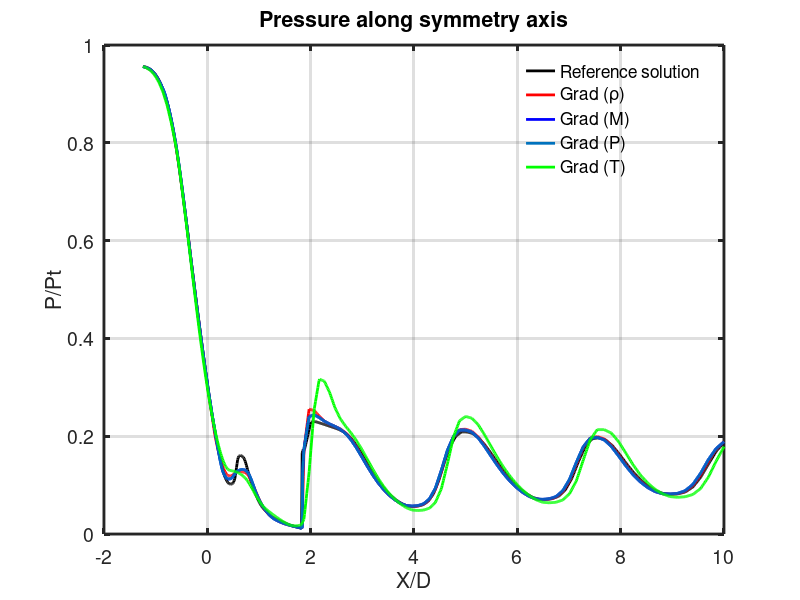

Recreate this plot in MATLAB.
% read reference solution
ref = csvread('reference/reference.csv');
ref_x = ref(:,4);
ref_x = ref_x(2:end,:);% delete useless 1st rows
ref_m = ref(:,1);
ref_m = ref_m(2:end,:);% delete useless 1st rows
ref_p = ref(:,3);
ref_p = ref_p(2:end,:); % delete useless 1st rows

%%%%%%%%%%%%%%%%%%%%%%%%%% nonideal nitrogen
%%%%%%% gradient
% read gradient of density for nonideal nitrogen
nonideal_gra_density = csvread('gradient/density.csv');
nonideal_gra_density_x = nonideal_gra_density(:,4);
nonideal_gra_density_x = nonideal_gra_density_x(2:end,:); 
nonideal_gra_density_m = nonideal_gra_density(:,1);
nonideal_gra_density_m = nonideal_gra_density_m(2:end,:); 
nonideal_gra_density_p = nonideal_gra_density(:,3);
nonideal_gra_density_p = nonideal_gra_density_p(2:end,:);

% read gradient of mach for nonideal nitrogen
nonideal_gra_mach= csvread('gradient/mach.csv');
nonideal_gra_mach_x = nonideal_gra_mach(:,4);
nonideal_gra_mach_x = nonideal_gra_mach_x(2:end,:); 
nonideal_gra_mach_m = nonideal_gra_mach(:,1);
nonideal_gra_mach_m = nonideal_gra_mach_m(2:end,:); 
nonideal_gra_mach_p = nonideal_gra_mach(:,3);
nonideal_gra_mach_p = nonideal_gra_mach_p(2:end,:);

% read gradient of p for nonideal nitrogen
nonideal_gra_p= csvread('gradient/p.csv');
nonideal_gra_p_x = nonideal_gra_p(:,4);
nonideal_gra_p_x = nonideal_gra_p_x(2:end,:); 
nonideal_gra_p_m = nonideal_gra_p(:,1);
nonideal_gra_p_m = nonideal_gra_p_m(2:end,:); 
nonideal_gra_p_p = nonideal_gra_p(:,3);
nonideal_gra_p_p = nonideal_gra_p_p(2:end,:);

% read gradient of T for nonideal nitrogen
nonideal_gra_t= csvread('gradient/t.csv');
nonideal_gra_t_x = nonideal_gra_t(:,4);
nonideal_gra_t_x = nonideal_gra_t_x(2:end,:); 
nonideal_gra_t_m = nonideal_gra_t(:,1);
nonideal_gra_t_m = nonideal_gra_t_m(2:end,:); 
nonideal_gra_t_p = nonideal_gra_t(:,3);
nonideal_gra_t_p = nonideal_gra_t_p(2:end,:);




% plot comparison
figure(1)
plot(ref_x,ref_p,'k',"linewidth", 2);
hold on
grid on
plot(nonideal_gra_density_x, nonideal_gra_density_p,'r',"linewidth", 2);
hold on
grid on
plot(nonideal_gra_mach_x, nonideal_gra_mach_p,'b',"linewidth", 2);
hold on
grid on
plot(nonideal_gra_p_x, nonideal_gra_p_p,"linewidth", 2);
hold on
grid on
plot(nonideal_gra_t_x, nonideal_gra_t_p,'g', "linewidth", 2);
hold on
grid on
xlabel('X/D')
##ylabel('Mach number')
ylabel('P/Pt')
##title('Mach number along symmetry axis')
title('Pressure along symmetry axis')
legend('Reference solution','Grad (\rho)', 'Grad (M)', 'Grad (P)', 'Grad (T)')
legend boxoff
set(gca, "linewidth", 2, "fontsize", 14);
##saveas(figure(1), "P_ref_nonideal_gra");